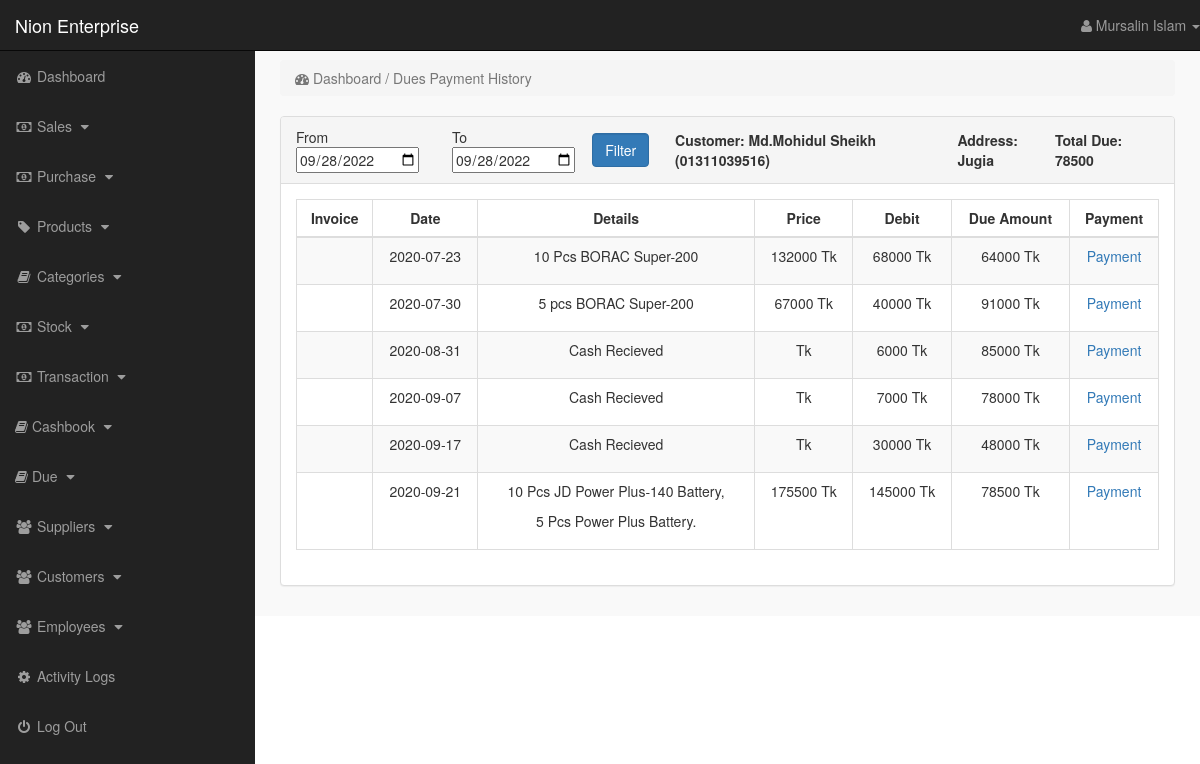
Page /index.php?customer_due_history=2 (signed in) on the committed database.
### tables this page shows
CREATE TABLE `customers` (
  `customer_id` int(11) NOT NULL,
  `customer_name` text,
  `customer_contact` text,
  `customer_city` text,
  `customer_address` text,
  `customer_img` text,
  `guarantor_name` text,
  `guarantor_contact` text,
  `guarantor_address` text,
  `nid_front` text,
  `nid_back` text,
  `chek` text,
  `last_payment_date` date DEFAULT NULL,
  `last_payment_amount` text,
  `next_payment_date` text,
  `total_due` text
);

CREATE TABLE `dues` (
  `id` int(11) NOT NULL,
  `customer_id` text,
  `invoice` text,
  `total` text,
  `paid` text,
  `due` text,
  `order_date` date DEFAULT NULL,
  `payment_date` date DEFAULT NULL,
  `payment_amount` text,
  `details` text
);

### customer_due_history.php (the view, shortened to what this page needs)
<?php
$month = date('m');
$day = date('d');
$year = date('Y');
$today = $year . '-' . $month . '-' . $day;
if(isset($_GET['customer_due_history'])){
    $due = $_GET['customer_due_history'];
    $get_c = "select * from customers where customer_id = '$due'";
    $run_c = mysqli_query($con, $get_c);
    $row_c = mysqli_fetch_array($run_c);
    $c_name = $row_c['customer_name'];
    $c_contact = $row_c['customer_contact'];
    $c_address = $row_c['customer_address'];
    $t_due = $row_c['total_due'];
}
if (!isset($_SESSION['admin_email'])) {
    echo "<script>window.open('login.php','_self')</script>";
} else {
?>
    <div class="row">
        <div class="col-lg-12">
            <ol class="breadcrumb">
                <li class="active">
                    <i class="fa fa-dashboard"></i> Dashboard / Dues Payment History
                </li>
            </ol>
        </div>
    </div>
    <div class="row">
        <form method="post" class="form-horizontal" enctype="multipart/form-data">
            <div class="col-md-12">
                <div class="panel panel-default">
                    <div class="panel-heading">
                        <table style="width:100%">
                            <tr>
                                <td>From <input type="date" name="from_date" value="<?php echo $today; ?>"></td>
                                <td>To <input type="date" name="to_date" value="<?php echo $today; ?>"></td>
                                <td><input name="filter" value="Filter" type="submit" class="btn btn-primary form-control"></td>
                                <td width="3%"></td>
                                <th> Customer: <?php echo $c_name.' ('.$c_contact.')' ; ?> </th>
                                <th> Address: <?php echo $c_address; ?> </th>
                                <th> Total Due: <?php echo $t_due; ?> </th>
                            </tr>
                        </table>
                    </div>
                    <div class="panel-body">
                        <div class="table-responsive">
                            <table class="table table-striped table-bordered table-hover">
                                <thead>
                                    <tr>
                                        <th style="text-align: center;"> Invoice </th>
                                        <th style="text-align: center;"> Date </th>
                                        <th style="text-align: center;"> Details </th>
                                        <th style="text-align: center;"> Price </th>
                                        <th style="text-align: center;"> Debit </th>
                                        <th style="text-align: center;"> Due Amount </th>
                                        <th style="text-align: center;"> Payment </th>
                                    </tr>
                                </thead>
                                <tbody>
                                    <?php
                                    if (!isset($_POST['filter'])) {
                                        $view_report = "select * from dues where customer_id = '$due' order by 1 asc";
                                        $run_report = mysqli_query($con, $view_report);
                                        while ($row_order = mysqli_fetch_array($run_report)) {
                                            $date = $row_order['order_date'];
                                            $due_amount = $row_order['due'];
                                            $details = $row_order['details'];
                                            $total = $row_order['total'];
                                            $paid = $row_order['paid'];
                                            $c_id = $row_order['customer_id'];
                                            $invoice = $row_order['invoice'];
                                    ?>
                                            <tr style="text-align: center;">
                                                <td> <?php echo $invoice; ?> </td>
                                                <td> <?php echo $date; ?> </td>
                                                <td> <?php echo $details; ?> </td>
                                                <td> <?php echo $total; ?> Tk</td>
                                                <td> <?php echo $paid; ?> Tk</td>
                                                <td> <?php echo $due_amount; ?> Tk</td>
                                                <td>
                                                    <a href="index.php?customer_due_payment=<?php echo $c_id; ?>">
                                                         Payment
                                                    </a>
                                                </td>
                                            </tr>
                                        <?php }
                                    } ?>
                                </tbody>
                            </table>
                        </div>
                    </div>
                </div>
            </div>
        </form>
    </div>
<?php }
?>

### includes/sidebar.php (shortened to what this page needs)
<?php
    if(!isset($_SESSION['admin_email'])){
        echo "<script>window.open('login.php','_self')</script>";
    }else{
?>
<!DOCTYPE html>
<html lang="en">
<head>
    <link rel="stylesheet" href="css/bootstrap-337.min.css">
    <link rel="stylesheet" href="font-awsome/css/font-awesome.min.css">
    <link rel="stylesheet" href="css/style.css">
</head>
<nav class="navbar navbar-inverse navbar-fixed-top">
    <div class="navbar-header">
        <a href="index.php?dashboard" class="navbar-brand">Nion Enterprise</a>
    </div>
    <ul class="nav navbar-right top-nav">
        <li class="dropdown">
            <a href="#" class="dropdown-toggle" data-toggle="dropdown">
                <i class="fa fa-user"></i> <?php echo $admin_name;  ?> <b class="caret"></b>
            </a>
        </li>
    </ul>
    <div class="collapse navbar-collapse navbar-ex1-collapse">
        <ul class="nav navbar-nav side-nav">
            <li>
                <a href="index.php?dashboard">
                        <i class="fa fa-fw fa-dashboard"></i> Dashboard
                </a>
            </li>
            <li>
                <a href="#" data-toggle="collapse" data-target="#sales">
                        <i class="fa fa-fw fa-money"></i> Sales
                        <i class="fa fa-fw fa-caret-down"></i>
                </a>
            </li>
            <li>
                <a href="#" data-toggle="collapse" data-target="#purchase">
                        <i class="fa fa-fw fa-money"></i> Purchase
                        <i class="fa fa-fw fa-caret-down"></i>
                </a>
            </li>
            <li>
                <a href="#" data-toggle="collapse" data-target="#products">
                        <i class="fa fa-fw fa-tag"></i> Products
                        <i class="fa fa-fw fa-caret-down"></i>
                </a>
            </li>
            <li>
                <a href="#" data-toggle="collapse" data-target="#cat">
                        <i class="fa fa-fw fa-book"></i> Categories
                        <i class="fa fa-fw fa-caret-down"></i>
                </a>
            </li>
            <li>
                <a href="#" data-toggle="collapse" data-target="#stock">
                    <i class="fa fa-fw fa-money"></i> Stock
                    <i class="fa fa-fw fa-caret-down"></i>
                </a>
            </li>
            <li>
                <a href="#" data-toggle="collapse" data-target="#transaction">
                        <i class="fa fa-fw fa-money"></i> Transaction
                        <i class="fa fa-fw fa-caret-down"></i>
                </a>
            </li>
            <li>
                <a href="#" data-toggle="collapse" data-target="#cashbook">
                        <i class="fa fa-book"></i> Cashbook
                        <i class="fa fa-fw fa-caret-down"></i>
                </a>
            </li>
            <li>
                <a href="#" data-toggle="collapse" data-target="#due">
                        <i class="fa fa-book"></i> Due
                        <i class="fa fa-fw fa-caret-down"></i>
                </a>
            </li>
            <li>
                <a href="#" data-toggle="collapse" data-target="#suppliers">
                        <i class="fa fa-fw fa-users"></i> Suppliers
                        <i class="fa fa-fw fa-caret-down"></i>
                </a>
            </li>
            <li>
                            <a href="#" data-toggle="collapse" data-target="#customers">
                        <i class="fa fa-fw fa-users"></i> Customers
                        <i class="fa fa-fw fa-caret-down"></i>
                </a>
            </li>
            <li>
                <a href="#" data-toggle="collapse" data-target="#users">
                        <i class="fa fa-fw fa-users"></i> Employees
                        <i class="fa fa-fw fa-caret-down"></i>
                </a>
            </li>
            <li>
                <a href="index.php?logs">
                    <i class="fa fa-cog fa-spin fa-fw"></i> Activity Logs
                </a>
            </li>
            <li>
                <a href="logout.php">
                    <i class="fa fa-fw fa-power-off"></i> Log Out
                </a>
            </li>
        </ul>
    </div>
</nav>
<?php } ?>

### css/style.css (style rules this page uses)
body { margin-top: 100px; }
@media (min-width: 768px) { body { margin-top: 50px; } }
.top-nav { 0 15px; }
.top-nav>li { float: left; display: inline-block; }
.top-nav>li>a { color: #999999; line-height: 20px; padding-top: 15px; padding-bottom: 15px; }
@media (min-width: 768px) { .side-nav { position: fixed; top: 51px; bottom: 0; width: 255px; overflow-y: auto; overflow-x: hidden; background-color: #222222; padding-bottom: 40px; border-radius: 0; } }
@media (min-width: 768px) { .side-nav>li>a { width: 255px; } }
.panel-body { border-radius: 5px; }

### rows in the picture
customers: customer_name "Md.Mohidul Sheikh", customer_contact "01311039516", customer_address "Jugia", total_due "78500"
dues: order_date "2020-07-23", details "10 Pcs BORAC Super-200", total "132000", paid "68000", due "64000"
dues: order_date "2020-07-30", details "5 pcs BORAC Super-200", total "67000", paid "40000", due "91000"
dues: order_date "2020-08-31", details "Cash Recieved", paid "6000", due "85000"
dues: order_date "2020-09-07", details "Cash Recieved", paid "7000", due "78000"
dues: order_date "2020-09-17", details "Cash Recieved", paid "30000", due "48000"
dues: order_date "2020-09-21", details "10 Pcs JD Power Plus-140 Battery, 5 Pcs Power Plus Battery.", total "175500", paid "145000", due "78500"

### other values in the picture
$admin_name "Mursalin Islam"
